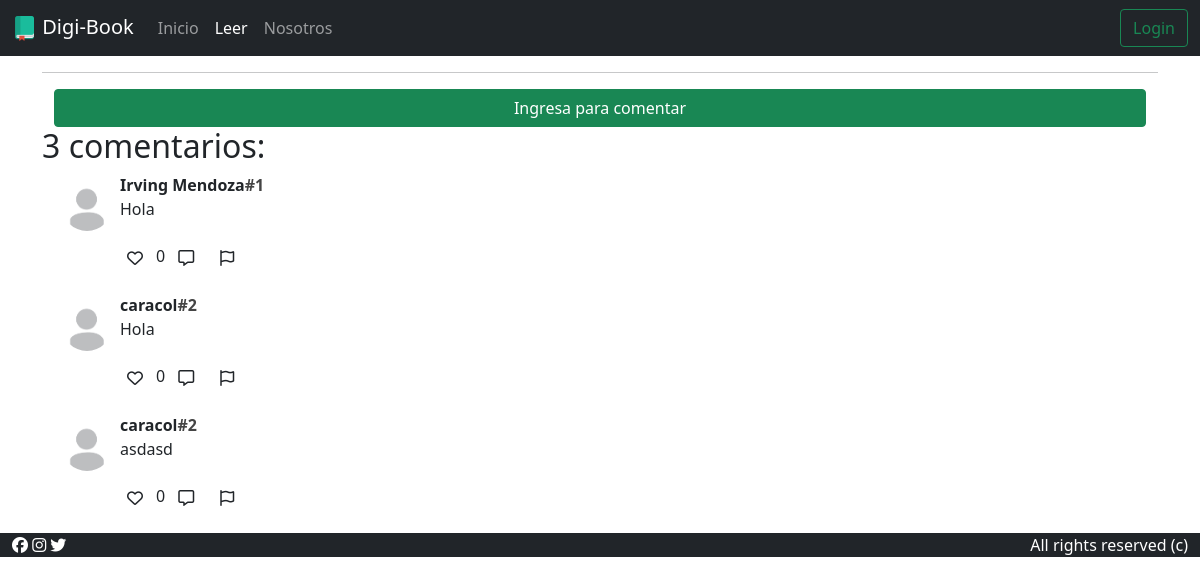
Page /text.php?id=2 on the committed database.
### tables this page shows
CREATE TABLE `comentario` (
  `id` int(11) NOT NULL AUTO_INCREMENT,
  `id_user` int(11) NOT NULL,
  `id_article` int(11) NOT NULL,
  `content` text NOT NULL,
  `coment_date` date NOT NULL,
  `reports` smallint(6) DEFAULT '0',
  PRIMARY KEY (`id`),
  KEY `id_user` (`id_user`),
  KEY `id_article` (`id_article`),
  CONSTRAINT `comentario_ibfk_1` FOREIGN KEY (`id_user`) REFERENCES `usuario` (`id`),
  CONSTRAINT `comentario_ibfk_2` FOREIGN KEY (`id_article`) REFERENCES `articulo` (`id`)
);

CREATE TABLE `usuario` (
  `id` int(3) NOT NULL AUTO_INCREMENT,
  `email` varchar(60) NOT NULL,
  `username` varchar(40) NOT NULL,
  `image` varchar(400) DEFAULT 'assets/img/profile.jpg',
  `password` varchar(500) NOT NULL,
  PRIMARY KEY (`id`)
);

### public/text.php (the view, shortened to what this page needs)
<?php
    include("../app/db.php");
    $articleID = $_GET["id"];
    include("components/header.php");
?>
<div class="container">
    <hr>
    <section class="coments-section">
        <?php
            if(isset($_SESSION["username"])){ ?>
                <div class="conatiner coment-form mb-5">
                    <form action="../app/comentar.php?id=<?=$articleID?>" method="POST" id="user-coment">
                        <label for="coment" class="h2 block">Comentar: </label>
                        <div class="d-flex">
                            <div class="align-self-center">
                                <img src="<?=$_SESSION["image"]?>" alt="" class="profile-coment-c">
                            </div>
                            <div class=" container-fluid">
                                <div class="coment-info">
                                    <strong><?=$_SESSION["username"]?><small>#<?=$_SESSION["id"]?></small>: </strong>
                                </div>
                                <textarea name="coment" id="coment-txt" width="100%" class="form-control coment-area" rows="1"></textarea>
                            </div>
                        </div>
                        <input type="submit" name="comentar" value="Comentar" class="btn btn-outline-primary btn-comentar mt-2">
                    </form>
                </div>
            <?php } else { ?>
                <div class="container center-text">
                    <a href="login.php" rol="button" class="btn btn-success block">Ingresa para comentar</a>
                </div>
            <?php }
        ?>
        <div class="coment-box-c ">
            <?php
                $query = $conn->prepare("SELECT * FROM COMENTARIO WHERE id_article=$articleID");
                $query ->  execute();
                $response = $query -> fetchAll(PDO::FETCH_OBJ);
                $comentsNum = $query -> rowCount();
                ?>
            <h2 id="comentarios"><span><?=$comentsNum?></span> comentarios: </h2>
            <?php
                if($comentsNum > 0){
                        foreach($response as $item){
                            $comentID = $item -> id;
                            $comentUserID = $item -> id_user;
                            $query = $conn->prepare("SELECT username, image FROM USUARIO WHERE id=$comentUserID");
                            $query -> execute();
                            $res = $query -> fetchAll();
                            $comentUsername = $res[0][0];
                            $comentImage = $res[0][1];
                            $comentContentOutFormat = $item -> content;
                            $comentContent = str_replace("\n", "<br>", $comentContentOutFormat);
                            $query = $conn->prepare("SELECT * FROM likes where id_coment = '$comentID'");
                            $query -> execute();
                            $liked = 0;
                            $comentLikes = $query -> rowCount();
                            ?>
                            <div class="comment-item container-fluid mb-3">
                                <div class="d-flex">
                                    <div class="align-self-center m-2">
                                        <img src="<?=$comentImage?>" alt="" class="profile-coment-c">
                                    </div>
                                    <div class="coment-content">
                                        <div class="coment-info">
                                            <strong><?=$comentUsername?><span style="color: #444;">#<?=$comentUserID?></span></strong>
                                        </div>
                                        <div class="coment-txt">
                                            <?=$comentContent?>
                                        </div>
                                    </div>
                                </div>
                                <div class="coment-interactions d-flex" data-coment-id="<?=$comentID?>" data-liked="<?php if($liked == 1) {
                                            echo "true";
                                        }  else {
                                            echo "false";
                                        } ?>">
                                    <span class="coments-likes">
                                        <button class="btn like" type="button" data-bs-toggle="tooltip" data-bs-placement="bottom" title="Me gusta"><i class="<?php if($liked == 1) {
                                            echo "fas fa-heart";
                                        }  else {
                                            echo "far fa-heart"  ;
                                        } ?>"></i></button><span><?=$comentLikes?></span>
                                    </span>
                                    <span class="coments-responses">
                                        <a class="btn response" href="#user-coment" role="button" data-bs-toggle="tooltip" data-bs-placement="bottom" title="Responder"><i class="far fa-comment-alt"></i></a>
                                    </span>
                                    <span class="coments-report">
                                        <button class="btn report" type="button" data-bs-toggle="tooltip" data-bs-placement="bottom" title="Reportar"><i class="far fa-flag"></i></button>
                                    </span>
                                </div>
                            </div>
                        <?php
                        }
                    }
            ?>
        </div>
    </section>
</div>
<?php include("components/footer.php")?>

### public/styles/styles.css (style rules this page uses)
:root { --padding-image-coments: 50px; }
.profile-coment-c { width: var(--padding-image-coments); height: var(--padding-image-coments); border-radius: 100%; object-fit: cover; }
.coment-interactions { padding-left: var(--padding-image-coments); margin-left: 10px; }
.block { display: block; }

### rows in the picture
comentario: id_user.image (placeholder picture), id_user.username "Irving Mendoza", id_user "1", content "Hola", comentLikes "0"
comentario: id_user.image (placeholder picture), id_user.username "caracol", id_user "2", content "Hola", comentLikes "0"
comentario: id_user.image (placeholder picture), id_user.username "caracol", id_user "2", content "asdasd", comentLikes "0"

### other values in the picture
$comentsNum "3"
